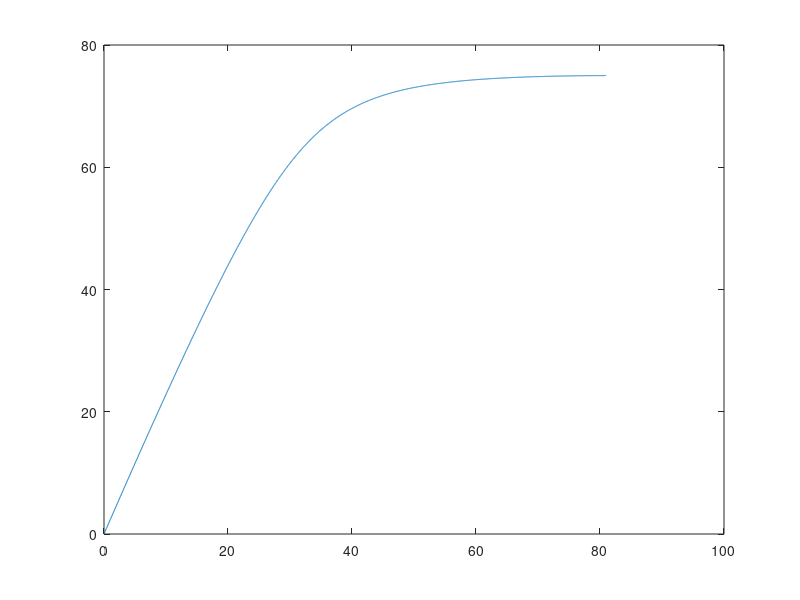

The MATLAB source for this figure:
clear all
clf
p = [0, 0; 30, 70; 35, 72.5; 40, 75; 80, 75; 81, 75];
n = size(p, 1);
n1 = n - 1;
for i=0:1:n1
    sigma(i+1)=factorial(n1)/(factorial(i)*factorial(n1-i));  % for calculating (x!/(y!(x-y)!)) values
end
l=[];
UB=[];
arySize = 4096;
xAxis = linspace(0, 1, arySize);
for u = 1 : arySize
    for d=1:n
        UB(d)=sigma(d)*((1-xAxis(u))^(n-d))*(xAxis(u)^(d-1));
    end
    l=cat(1,l,UB);
end
P=l*p;
plot(P(:,1),P(:,2))